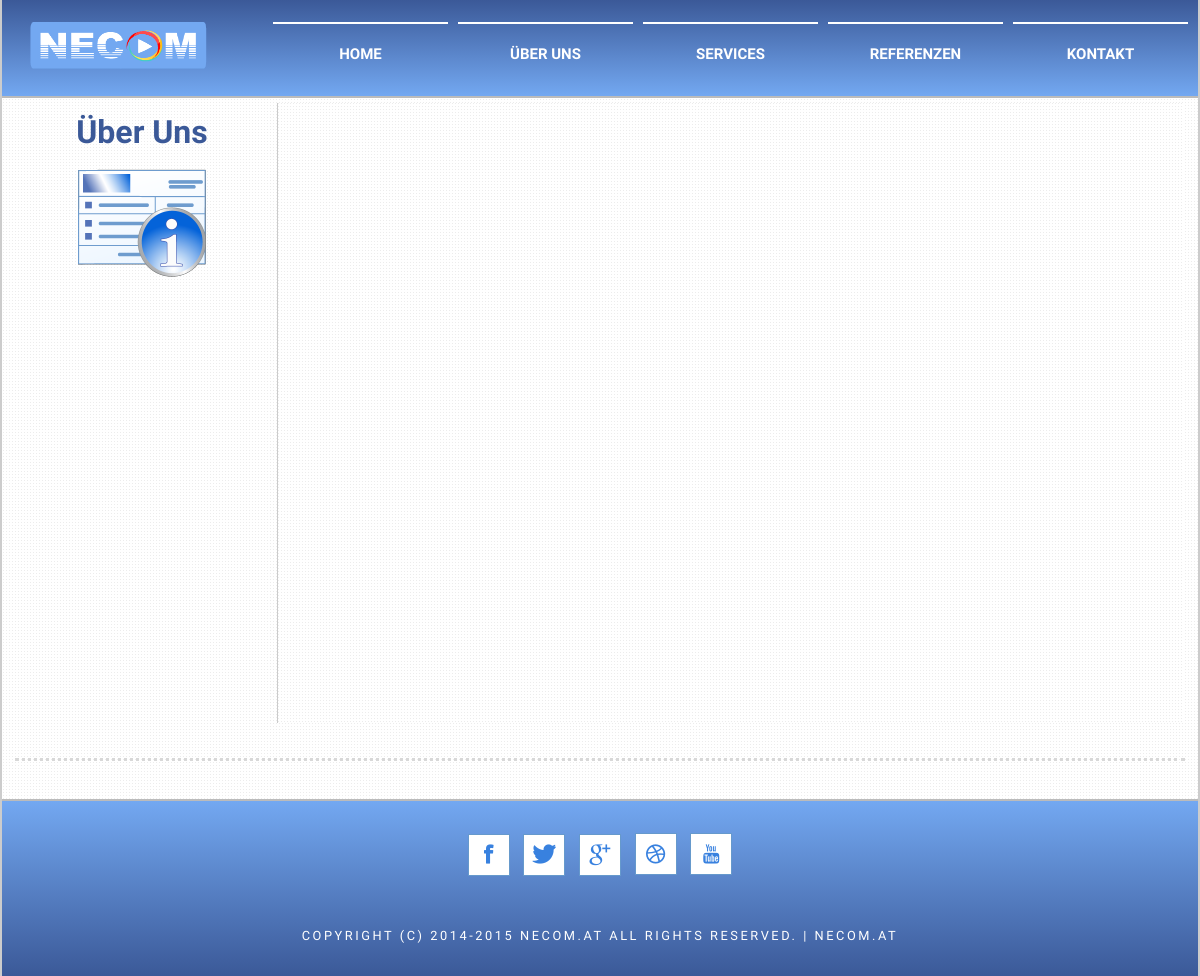
The app's page /uns.php, older data.
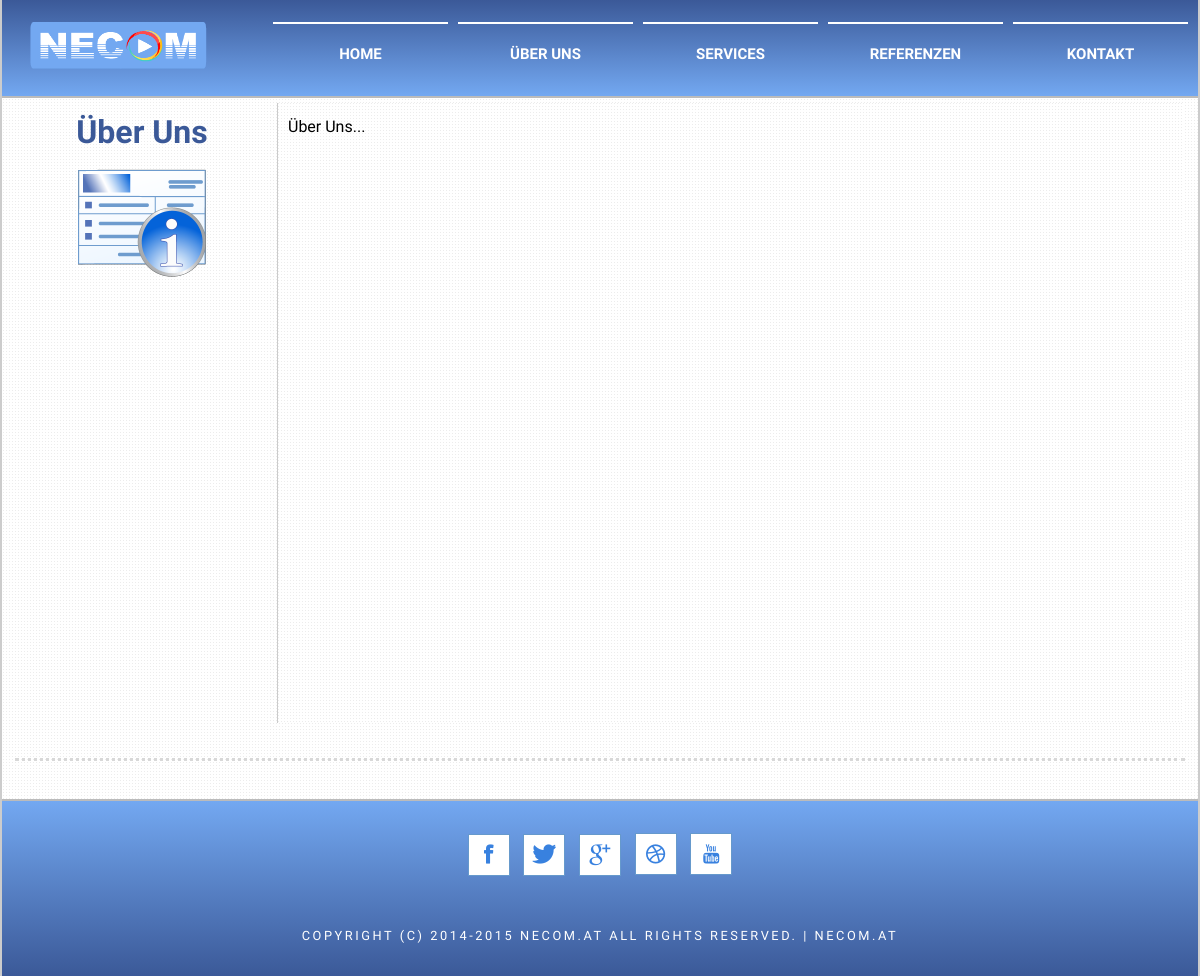
The same page, newer data.
### tables this page shows
CREATE TABLE `pages` (
  `id` int(11) NOT NULL,
  `img` varchar(255) NOT NULL,
  `title` varchar(255) NOT NULL,
  `date` varchar(255) NOT NULL,
  `link` varchar(255) NOT NULL,
  `text` text NOT NULL
);

### uns.php (the view, shortened to what this page needs)
<!DOCTYPE html PUBLIC "-//W3C//DTD XHTML 1.0 Strict//EN" "http://www.w3.org/TR/xhtml1/DTD/xhtml1-strict.dtd">
<html xmlns="http://www.w3.org/1999/xhtml">
<head>
	<?php require_once __DIR__ . '/library/config.php'; ?>
	<link href="library/default.css" rel="stylesheet" type="text/css" media="all" />
	<link href="fonts/fonts.css" rel="stylesheet" type="text/css" media="all" />
</head>
<body>
	<?php require('./inc/menu_header.inc.php'); ?>
	<div class="page_title">
		<h1> &#220;ber Uns </h1>
		<img src="images/abo.png">
	</div>
	<div class="page_content_full">
		<?php
		$qry1 = mysqli_query($con, "SELECT * FROM pages WHERE link='http://necom.at/uns'");
		while ($row = mysqli_fetch_array($qry1)) {
			echo $row['text'];
		}
		?>
	</div>
	<?php require('./inc/footer.inc.php'); ?>
</body>
</html>

Row changes from the older to the newer data that the page shows:
added pages: text "Über Uns..."
